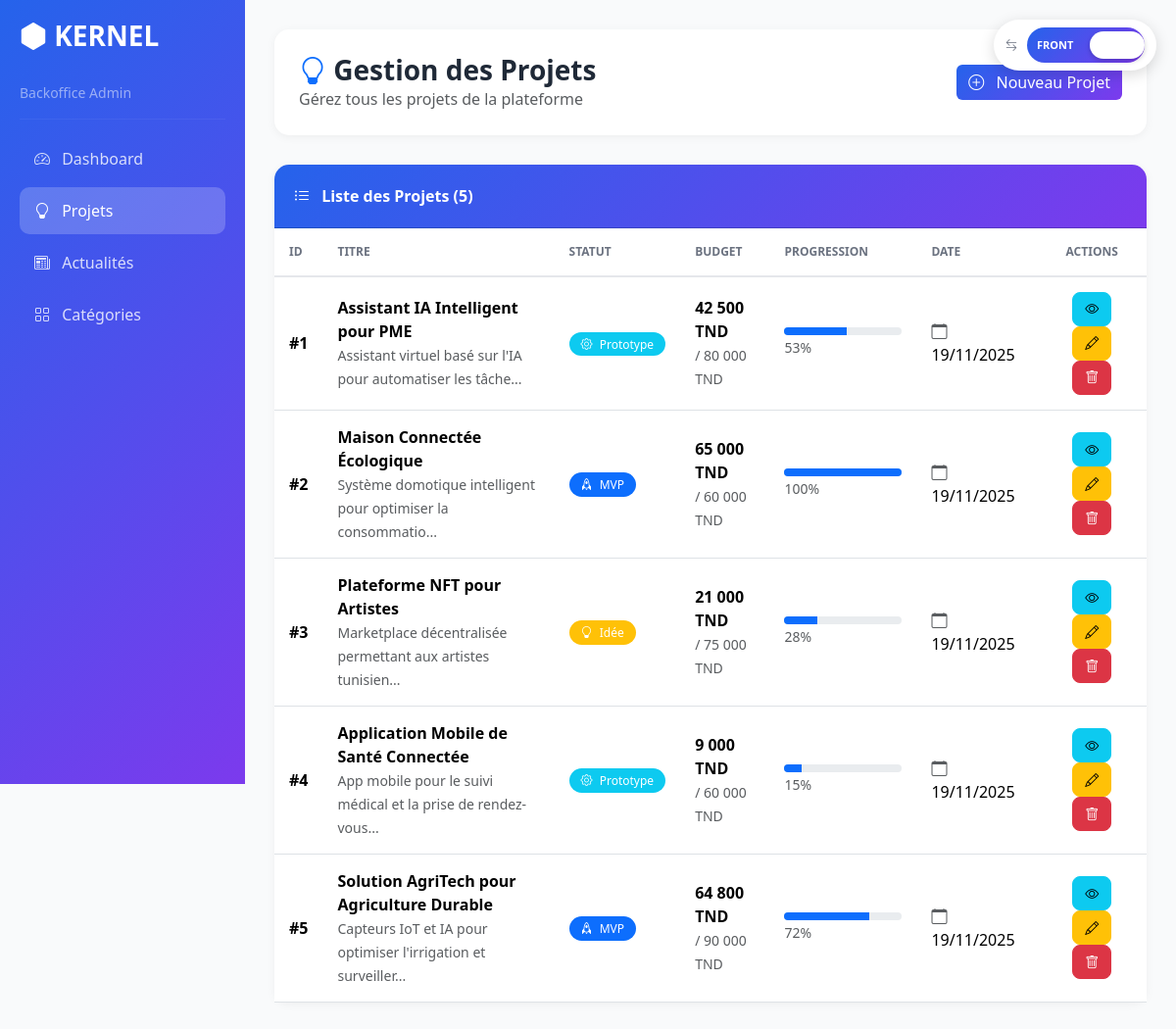
The app's page /Kernel-MohamedChaouachi/view/BackOffice/projet/listeProjet.php, older data.
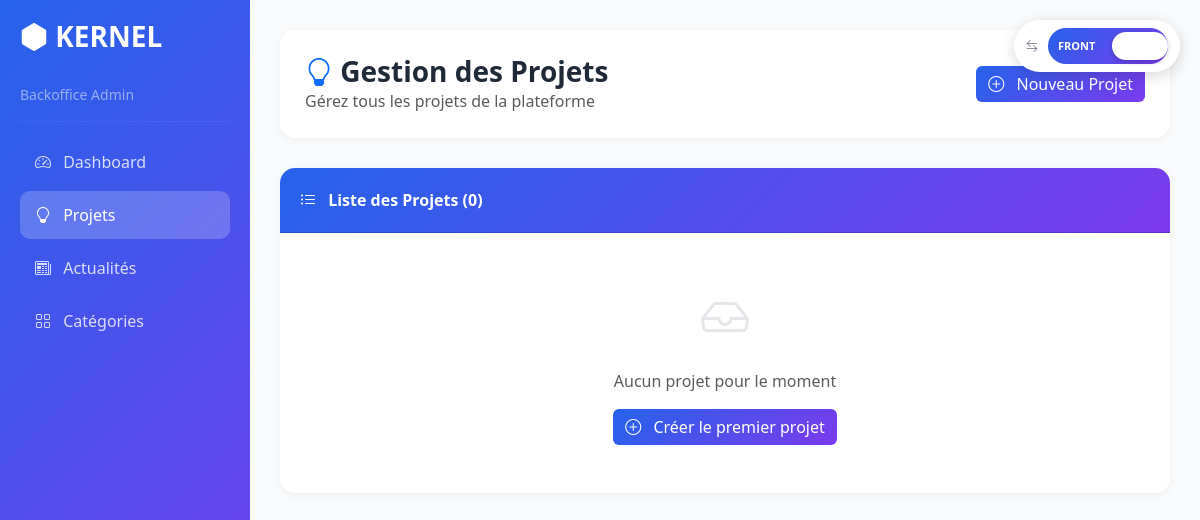
The same page, newer data.
### tables this page shows
CREATE TABLE `projet` (
  `id` int(11) NOT NULL,
  `titre` varchar(200) DEFAULT NULL,
  `description` text DEFAULT NULL,
  `budget_requis` decimal(10,2) DEFAULT NULL,
  `budget_actuel` decimal(10,2) DEFAULT NULL,
  `statut` enum('en_cours','termine','annule') DEFAULT NULL,
  `date_creation` datetime DEFAULT NULL,
  `user_id` int(11) DEFAULT NULL
);

### Kernel-MohamedChaouachi/controller/projetcontroller.php (called while the page is built, shortened)
<?php
class ProjetController {
    public function listProjets() {
        $sql = "SELECT p.*,
                (SELECT COUNT(*) FROM projet_categorie pc WHERE pc.projet_id = p.id) as nb_categories
                FROM projet p
                ORDER BY p.date_creation DESC";
        $db = config::getConnexion();
        try {
            $list = $db->query($sql);
            return $list->fetchAll();
        } catch (Exception $e) {
            die('Error:' . $e->getMessage());
        }
    }
}
?>

### Kernel-MohamedChaouachi/view/BackOffice/projet/listeProjet.php (the view, shortened to what the changed rows need)
<?php
include_once(__DIR__ . '/../../../controller/projetcontroller.php');
$projetController = new ProjetController();
$projets = $projetController->listProjets();
?>
<!DOCTYPE html>
<html lang="fr">
<head>
    <link href="https://cdn.jsdelivr.net/npm/bootstrap@5.3.1/dist/css/bootstrap.min.css" rel="stylesheet">
    <link rel="stylesheet" href="https://cdn.jsdelivr.net/npm/bootstrap-icons@1.10.0/font/bootstrap-icons.min.css">
</head>
<body>
    <div class="container-fluid">
        <div class="row">
            <div class="main-content">
                <div class="page-header d-flex justify-content-between align-items-center">
                    <div>
                        <h1><i class="bi bi-lightbulb text-primary"></i> Gestion des Projets</h1>
                    </div>
                </div>
                <div class="card">
                    <div class="card-header">
                        <i class="bi bi-list-ul me-2"></i> Liste des Projets (<?php echo count($projets); ?>)
                    </div>
                    <div class="card-body p-0">
                        <?php if (empty($projets)): ?>
                            <div class="text-center py-5">
                                <i class="bi bi-inbox" style="font-size: 48px; color: #E5E7EB;"></i>
                                <p class="text-muted mt-3">Aucun projet pour le moment</p>
                                <a href="ajouterProjet.php" class="btn btn-primary">
                                    <i class="bi bi-plus-circle me-2"></i> Créer le premier projet
                                </a>
                            </div>
                        <?php else: ?>
                            <div class="table-responsive">
                                <table class="table table-hover mb-0">
                                    <thead>
                                        <tr>
                                            <th>ID</th>
                                            <th>Titre</th>
                                            <th>Statut</th>
                                            <th>Budget</th>
                                            <th>Progression</th>
                                            <th>Date</th>
                                            <th class="text-center">Actions</th>
                                        </tr>
                                    </thead>
                                    <tbody>
                                        <?php foreach ($projets as $projet):
                                            $statutBadges = [
                                                'idee' => ['class' => 'bg-warning', 'icon' => 'lightbulb', 'text' => 'Idée'],
                                                'prototype' => ['class' => 'bg-info', 'icon' => 'gear', 'text' => 'Prototype'],
                                                'mvp' => ['class' => 'bg-primary', 'icon' => 'rocket', 'text' => 'MVP'],
                                                'production' => ['class' => 'bg-success', 'icon' => 'check-circle', 'text' => 'Production']
                                            ];
                                            $badge = $statutBadges[$projet['statut']] ?? $statutBadges['idee'];
                                            $percentage = $projet['budget_requis'] > 0
                                                ? min(100, round(($projet['budget_actuel'] / $projet['budget_requis']) * 100))
                                                : 0;
                                        ?>
                                            <tr>
                                                <td><strong>#<?php echo $projet['id']; ?></strong></td>
                                                <td>
                                                    <strong><?php echo htmlspecialchars($projet['titre']); ?></strong>
                                                    <br>
                                                    <small class="text-muted">
                                                        <?php echo htmlspecialchars(substr($projet['description'], 0, 60)) . '...'; ?>
                                                    </small>
                                                </td>
                                                <td>
                                                    <span class="badge <?php echo $badge['class']; ?>">
                                                        <i class="bi bi-<?php echo $badge['icon']; ?> me-1"></i>
                                                        <?php echo $badge['text']; ?>
                                                    </span>
                                                </td>
                                                <td>
                                                    <strong><?php echo number_format($projet['budget_actuel'], 0, ',', ' '); ?> TND</strong>
                                                    <br>
                                                    <small class="text-muted">/ <?php echo number_format($projet['budget_requis'], 0, ',', ' '); ?> TND</small>
                                                </td>
                                                <td style="min-width: 150px;">
                                                    <div class="progress">
                                                        <div class="progress-bar bg-primary"
                                                             role="progressbar"
                                                             style="width: <?php echo $percentage; ?>%"
                                                             aria-valuenow="<?php echo $percentage; ?>"
                                                             aria-valuemin="0"
                                                             aria-valuemax="100">
                                                        </div>
                                                    </div>
                                                    <small class="text-muted"><?php echo $percentage; ?>%</small>
                                                </td>
                                                <td>
                                                    <i class="bi bi-calendar text-muted me-1"></i>
                                                    <?php echo date('d/m/Y', strtotime($projet['date_creation'])); ?>
                                                </td>
                                                <td class="text-center">
                                                    <a href="../../FrontOffice/detailsprojet.php?id=<?php echo $projet['id']; ?>"
                                                       class="btn btn-sm btn-info btn-action"
                                                       title="Voir"
                                                       target="_blank">
                                                        <i class="bi bi-eye"></i>
                                                    </a>
                                                    <a href="modifierProjet.php?id=<?php echo $projet['id']; ?>"
                                                       class="btn btn-sm btn-warning btn-action"
                                                       title="Modifier">
                                                        <i class="bi bi-pencil"></i>
                                                    </a>
                                                    <a href="supprimerProjet.php?id=<?php echo $projet['id']; ?>"
                                                       class="btn btn-sm btn-danger btn-action"
                                                       onclick="return confirm('Êtes-vous sûr de vouloir supprimer ce projet ?');"
                                                       title="Supprimer">
                                                        <i class="bi bi-trash"></i>
                                                    </a>
                                                </td>
                                            </tr>
                                        <?php endforeach; ?>
                                    </tbody>
                                </table>
                            </div>
                        <?php endif; ?>
                    </div>
                </div>
            </div>
        </div>
    </div>
</body>
</html>

Row changes from the older to the newer data that the page shows:
removed projet: id "1", titre "Assistant IA Intelligent pour PME", description "Assistant virtuel basé sur l'IA pour automatiser les tâche", statut "Prototype", budget_actuel "42 500", budget_requis "80 000", percentage "53", date_creation "19/11/2025"
removed projet: id "2", titre "Maison Connectée Écologique", description "Système domotique intelligent pour optimiser la consommatio", statut "MVP", budget_actuel "65 000", budget_requis "60 000", percentage "100", date_creation "19/11/2025"
removed projet: id "3", titre "Plateforme NFT pour Artistes", description "Marketplace décentralisée permettant aux artistes tunisien", statut "Idée", budget_actuel "21 000", budget_requis "75 000", percentage "28", date_creation "19/11/2025"
removed projet: id "4", titre "Application Mobile de Santé Connectée", description "App mobile pour le suivi médical et la prise de rendez-vous", statut "Prototype", budget_actuel "9 000", budget_requis "60 000", percentage "15", date_creation "19/11/2025"
removed projet: id "5", titre "Solution AgriTech pour Agriculture Durable", description "Capteurs IoT et IA pour optimiser l'irrigation et surveiller", statut "MVP", budget_actuel "64 800", budget_requis "90 000", percentage "72", date_creation "19/11/2025"
Text that changed along with them:
count($projets): "5" → "0"
text no longer shown: "ID TITRE STATUT BUDGET PROGRESSION DATE ACTIONS"
text now shown: "Aucun projet pour le moment Créer le premier projet"
